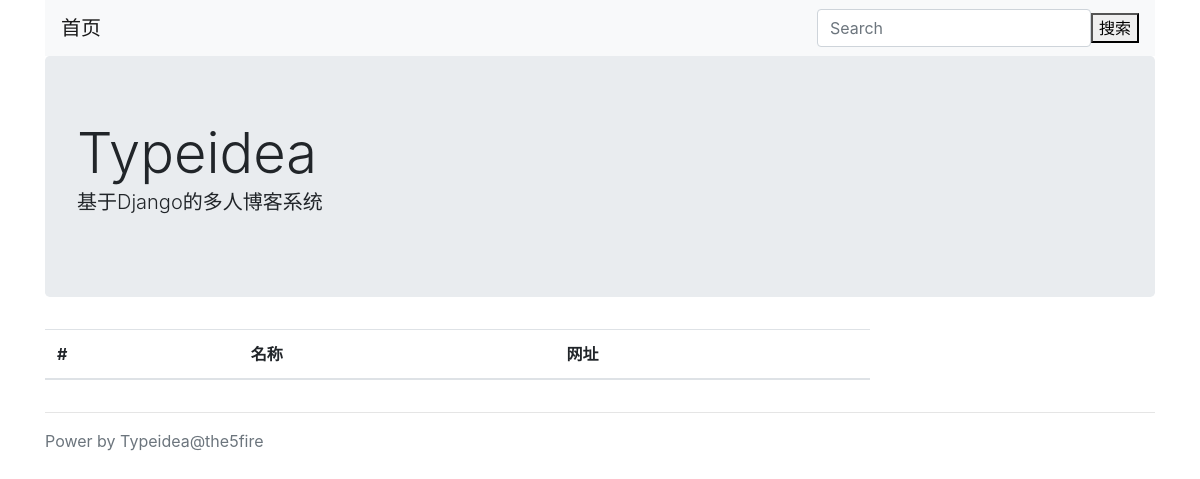
Before: /links/ with the older database file.
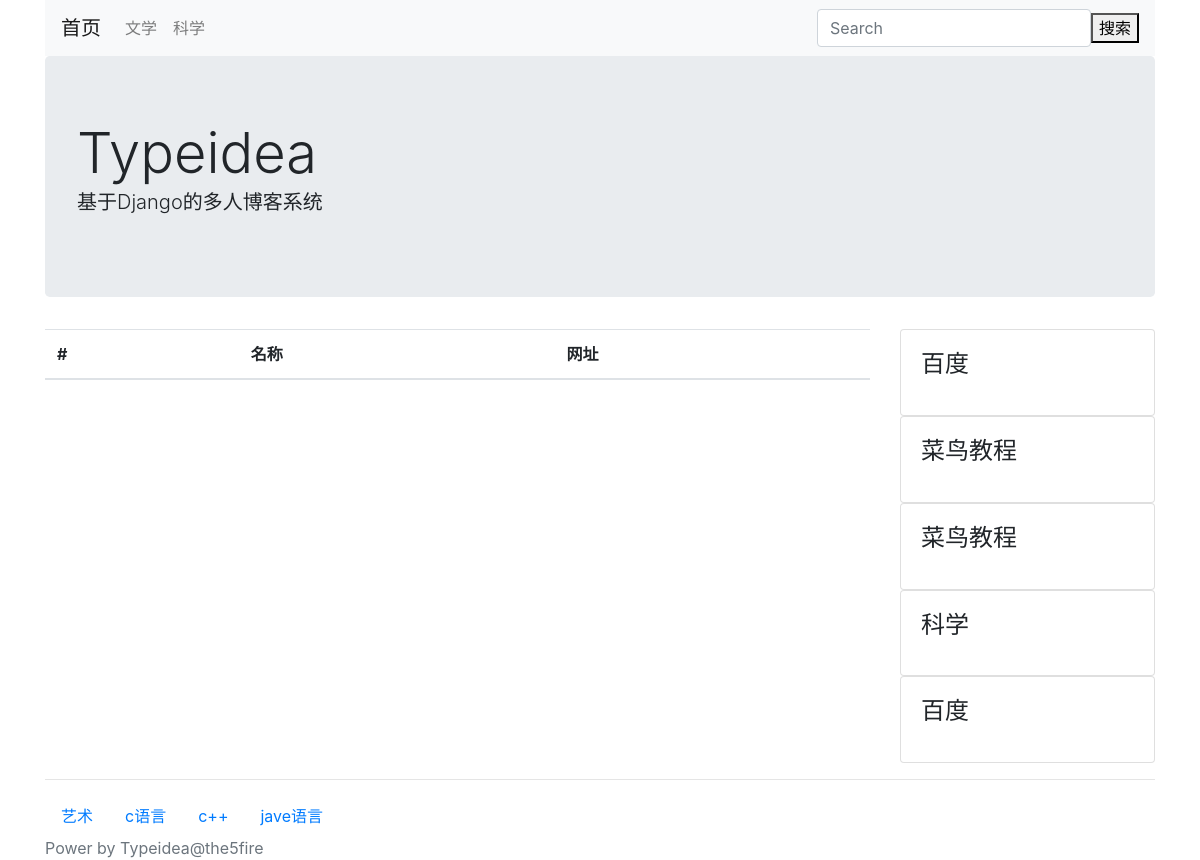
After: the same page with the newer database file.
### blog/models.py (models this page shows, shortened)
class Category(models.Model):
    STATUS_NORMAL = 1
    STATUS_DELETE = 0
    STATUS_ITEMS = (
            (STATUS_NORMAL, '正常'),
            (STATUS_DELETE, '删除'),
    )
    name = models.CharField(max_length=50, verbose_name="名称")
    status = models.PositiveIntegerField(default=STATUS_NORMAL,
            choices=STATUS_ITEMS, verbose_name="状态")
    is_nav = models.BooleanField(default=False, verbose_name="是否为导航")
    owner = models.ForeignKey(User, verbose_name="作者",on_delete=models.DO_NOTHING)
    created_time = models.DateTimeField(auto_now_add=True, verbose_name="创建时间")
    class Meta:
        verbose_name = verbose_name_plural = '分类'
    @classmethod
    def get_navs(cls):
        categories = cls.objects.filter(status=cls.STATUS_NORMAL)
        nav_categories = []
        normal_categories = []
        for cate in categories:
            if cate.is_nav:
                nav_categories.append(cate)
            else:
                normal_categories.append(cate)
        return {
            'navs': nav_categories,
            'categories': normal_categories,
        }

### cofig/models.py (models this page shows, shortened)
class SideBar(models.Model):
    DISPLAY_HTML = 1
    DISPLAY_LATEST = 2
    DISPLAY_HOT = 3
    DISPLAY_COMMENT = 4
    SIDE_TYPE = (
        (DISPLAY_HTML, 'HTML'),
        (DISPLAY_LATEST, '最新文章'),
        (DISPLAY_HOT, '最热文章'),
        (DISPLAY_COMMENT, '最近评论'),
    )
    STATUS_SHOW = 1
    STATUS_HIDE = 0
    STATUS_ITEMS = (
        (STATUS_SHOW, '展示'),
        (STATUS_HIDE, '隐藏'),
    )
    title = models.CharField(max_length=50, verbose_name= "标题")
    display_type = models.PositiveIntegerField(default=1, choices=SIDE_TYPE,
                                                verbose_name="展示类型")
    content = models .CharField(max_length=500, blank=True, verbose_name="内容",
                                help_text="如果设置的不是HTML类型，可为空")
    status=models.PositiveIntegerField(default=STATUS_SHOW, choices=STATUS_ITEMS,
                                        verbose_name="状态")
    owner= models.ForeignKey(User, verbose_name= "作者",on_delete=models.DO_NOTHING)
    created_time= models.DateTimeField(auto_now_add=True, verbose_name="创建时间")
    class Meta:
        verbose_name = verbose_name_plural="侧边栏"
    @classmethod
    def get_all(cls):
        return cls.objects.filter(status=cls.STATUS_SHOW)

### cofig/views.py (the view)
# urls.py: url(r'^links/$', LinkListView.as_view(), name='links'),
class LinkListView(CommonViewMixin,ListView):
    queryset = Link.objects.filter(status=Link.STATUS_NORMAL)
    template_name = 'config/links.html'
    context_object_name = 'link_list'

### blog/views.py (called while the page is built)
        def get_context_data(self, **kwargs):
            context = super().get_context_data(**kwargs)
            context.update({
                'sidebars': SideBar.get_all(),
            })
            context.update(Category.get_navs())
            return context

### typeidea/templates/config/links.html (shortened to what this page needs)
<!DOCTYPE html>
<html lang="en">
<head>
</head>
<body>
{% extends "blog/base.html" %}
{% block main %}
<table class="table">
    <thead>
    <tr>
        <th scope="col">#</th>
        <th scope="col">名称</th>
        <th scope="col">网址</th>
    </tr>
    </thead>
</table>
{% endblock %}

### typeidea/templates/blog/base.html (shortened to what this page needs)
{% load static %}
<!DOCTYPE html>
<html lang="en">
<head>
    <link rel="stylesheet" href="https://cdn.bootcss.com/bootstrap/4.0.0/css/bootstrap.css">
</head>
<body>
<div class="container head">
    <nav class="navbar navbar-expand-lg navbar-light bg-light">
        <a class="navbar-brand" href="/">首页</a>
        <div class="collapse navbar-collapse" id="navbarSupportedContent">
            <ul class="navbar-nav mr-auto">
                {% for cate in navs %}
                    <li class="nav-item">
                        <a class="nav-link" href="{% url 'category-list' cate.id %}">
                            {{ cate.name }}</a>
                    </li>
                {% endfor %}
            </ul>
            <from class="form-inline" action='/search/' method='GET'>
                <input class="form-control" type="search" name="keyword" placeholder="Search" aria-label="Search"
                       value="{{ keyword }}">
                <button class="bth bth-outline-success" type="submit">搜索</button>
            </from>
        </div>
    </nav>
    <div class="jumbotron">
        <hl class="display-4">Typeidea</hl>
        <p class="lead">基于Django的多人博客系统</p>
    </div>
</div>
<div class="container main">
    <div class="row">
        <div class="col-9 post-list">
            {% block main %}
            {% endblock %}
        </div>
        <div class="col-3">
            {% block sidebar %}
                {% for sidebar in sidebars %}
                    <div class="card sidebar">
                        <div class="card-body">
                            <h4 class="card-title">{{ sidebar.title }}</h4>
                        </div>
                    </div>
                {% endfor %}
            {% endblock %}
        </div>
    </div>
</div>
<footer class="footer">
    {% block footer %}
        <div class="container">
            <hr/>
            <nav class="nav category">{% for cate in categories %}
                <a href="{% url 'category-list' cate.id %}" class="nav-link"> {{ cate.name }}</a>
            {% endfor %}
            </nav>
        </div>
        <div class="container power">
            <span class="text-muted">Power by Typeidea@the5fire</span>
        </div>
    {% endblock %}
</footer>
</body>
</html>

Changed rows visible on the page:
added Category: name "文学"
added Category: name "科学"
added SideBar: title "百度"
added SideBar: title "菜鸟教程"
added SideBar: title "菜鸟教程"
added SideBar: title "科学"
added SideBar: title "百度"
added Category: name "艺术"
added Category: name "c语言"
added Category: name "c++"
added Category: name "jave语言"
